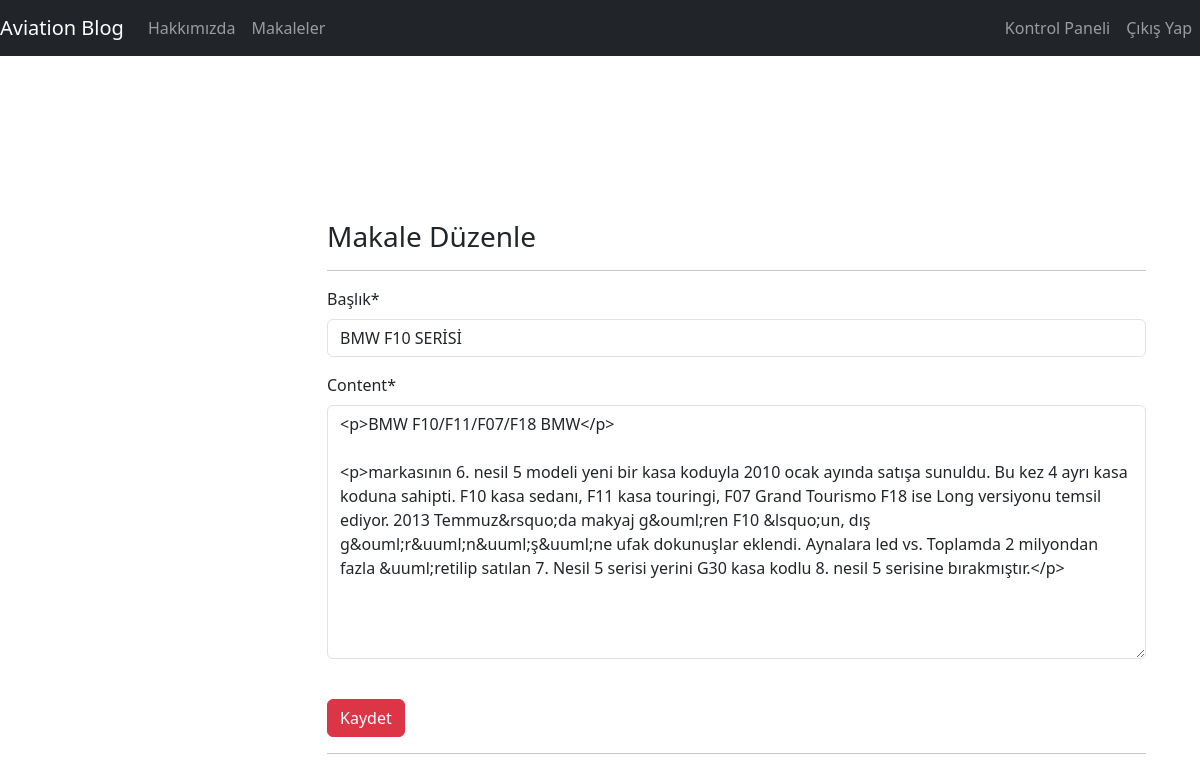
Screenshot of /articles/update/20 (signed in) with the database file from the repository.
### article/models.py (models this page shows, shortened)
class Article(models.Model):
    author = models.ForeignKey("auth.User",on_delete = models.CASCADE,verbose_name = "Yazar ")
    title = models.CharField(max_length = 50,verbose_name = "Başlık")
    content = RichTextField()
    created_date = models.DateTimeField(auto_now_add=True,verbose_name="Oluşturulma Tarihi")
    class Meta:
        ordering = ['-created_date']

### article/views.py (the view)
# urls.py: path('update/<int:id>',views.updateArticle,name = "update"),
@login_required
def updateArticle(request,id):
    article = get_object_or_404(Article, id = id)
    form = ArticleForm(request.POST or None,request.FILES or None,instance = article)
    if form.is_valid():
        article = form.save(commit=False)
        article.author = request.user
        article.save()
        messages.success(request,"Makale Başarıyla Kaydedildi...")
        return redirect("/articles/dashboard")
    return render(request,"update.html",{"form" : form})

### article/forms.py
class ArticleForm(forms.ModelForm):
    class Meta:
        model = Article
        fields=["title","content"]

### templates/update.html (shortened to what this page needs)
{% extends "layout.html" %}
{% block body %}
{% load crispy_forms_tags %}
<div class="container">
  <div class="col-md-auto offset-md-3">
      <h3>Makale Düzenle</h3>
<hr>
      <form method = "post">
          {{form|crispy}}
          <br>
          <button type = "submit" class = "btn btn-danger">Kaydet</button>
      </form method>
<hr>
    </div>
</div>
{% endblock body %}

### rows the page displays
Article: title "BMW F10 SERİSİ", content "<p>BMW F10/F11/F07/F18 BMW</p> <p>markasının 6. nesil 5 modeli yeni bir kasa koduyla 2010 ocak ayında satışa sunuldu. Bu kez 4 ayrı kasa koduna sahipti. F10 kasa sedanı, F11 kasa touringi, F07 Grand Tourismo F18 ise Long versiyonu temsil ediyor. 2013 Temmuz&rsquo;da makyaj g&ouml;ren F10 &lsquo;un, dış g&ouml;r&uuml;n&uuml;ş&uuml;ne ufak dokunuşlar eklendi. Aynalara led vs. Toplamda 2 milyondan fazla &uuml;retilip satılan 7. Nesil 5 serisi yerini G30 kasa kodlu 8. nesil 5 serisine bırakmıştır.</p>"
